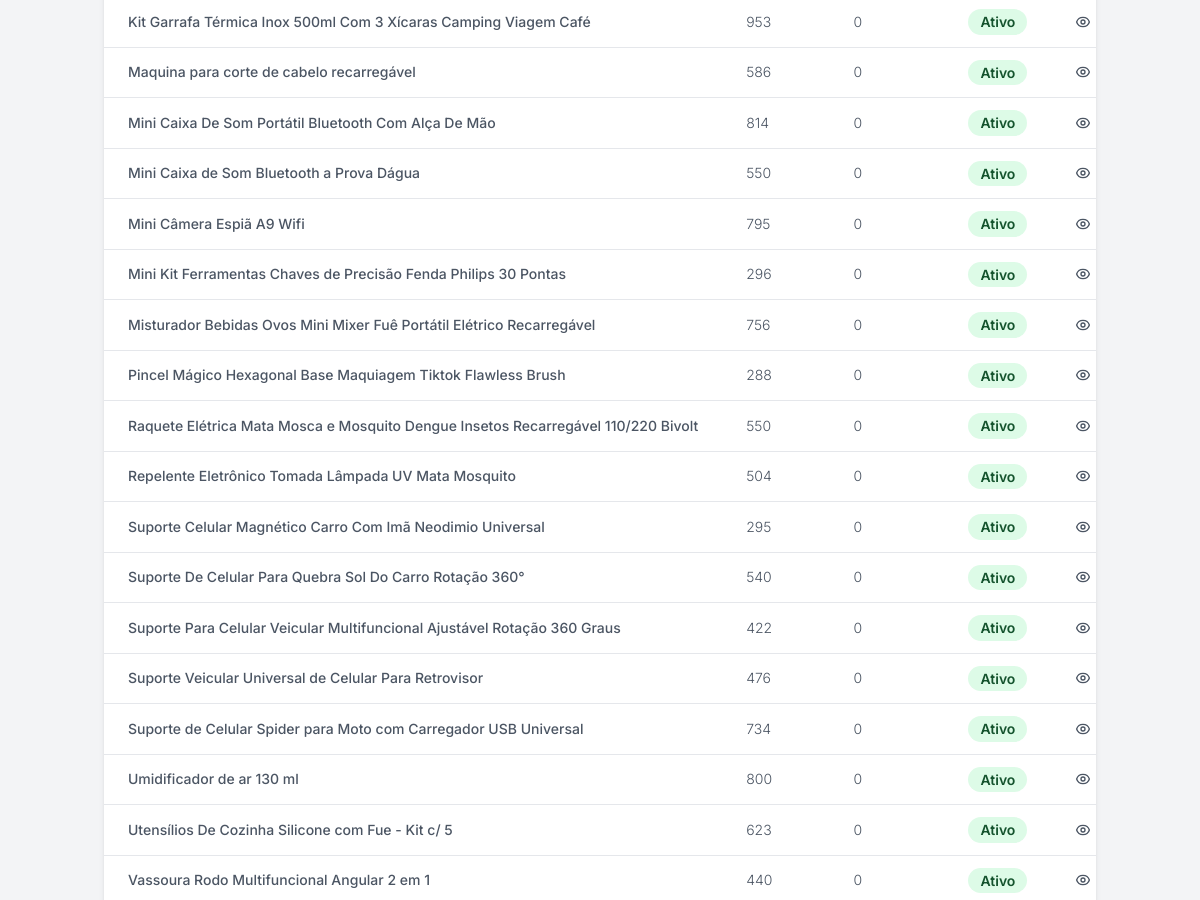
The page /products/ (signed in, middle part) on the database as committed earlier.
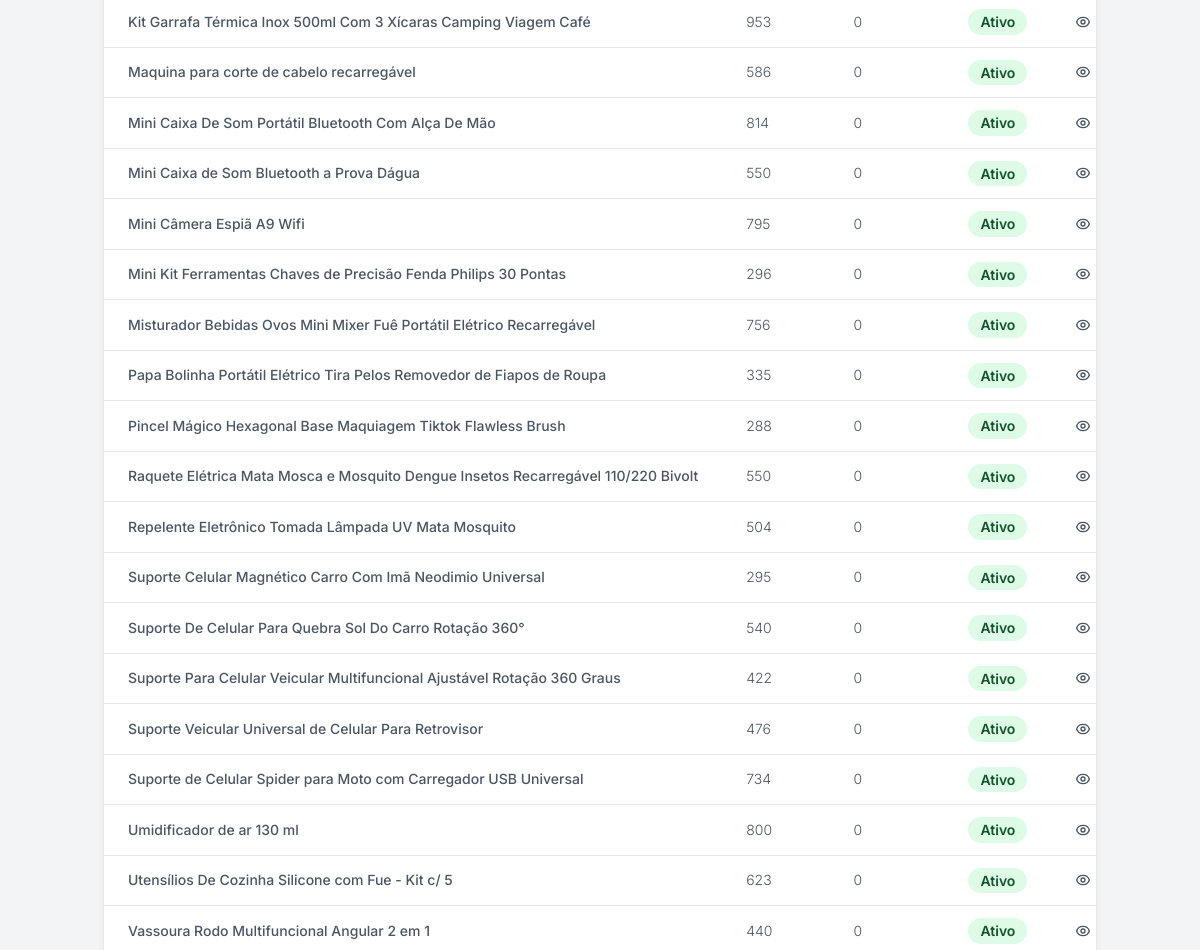
The same page on the database as committed later.
### core/models.py (models this page shows, shortened)
class Produto(models.Model):
    nome = models.CharField(max_length=200)
    descricao = models.TextField(blank=True, null=True)
    pontos_necessarios = models.IntegerField(default=0)
    estoque = models.IntegerField(default=0)
    ativo = models.BooleanField(default=True)
    data_criacao = models.DateTimeField(auto_now_add=True)
    data_atualizacao = models.DateTimeField(auto_now=True)
    class Meta:
        verbose_name = "Produto"
        verbose_name_plural = "Produtos"
        ordering = ["nome"]

### core/views.py (the view)
# urls.py: path("products/", views.product_list, name="products_list"),
@login_required
def product_list(request):
    products = Produto.objects.all().order_by("nome")
    context = {"products": products}
    return render(request, "products/product_list.html", context)

### core/templates/products/product_list.html (shortened to what this page needs)
{% load static %}
<!DOCTYPE html>
<html lang="pt-br">
<head>
    <link rel="stylesheet" href="{% static 'css/output.css' %}">
    <link rel="stylesheet" href="https://cdnjs.cloudflare.com/ajax/libs/font-awesome/6.5.1/css/all.min.css">
</head>
<body class="bg-gray-100 font-inter antialiased text-gray-800">
    <div class="container mx-auto px-4 py-8">
    {% if products %}
        <div class="bg-white shadow-md rounded-lg overflow-hidden">
            <table class="min-w-full leading-normal">
                <tbody class="text-gray-600 text-sm font-light">
                    {% for product in products %}
                        <tr class="border-b border-gray-200 hover:bg-gray-100">
                            <td class="py-3 px-6 text-left whitespace-nowrap">
                                <div class="flex items-center">
                                    <span class="font-medium">{{ product.nome }}</span>
                                </div>
                            </td>
                            <td class="py-3 px-6 text-left">
                                {{ product.pontos_necessarios }}
                            </td>
                            <td class="py-3 px-6 text-left">
                                {{ product.estoque }}
                            </td>
                            <td class="py-3 px-6 text-left">
                                {% if product.ativo %}
                                    <span class="relative inline-block px-3 py-1 font-semibold text-green-900 leading-tight">
                                        <span aria-hidden="true" class="absolute inset-0 bg-green-200 opacity-50 rounded-full"></span>
                                        <span class="relative">Ativo</span>
                                    </span>
                                {% else %}
                                    <span class="relative inline-block px-3 py-1 font-semibold text-red-900 leading-tight">
                                        <span aria-hidden="true" class="absolute inset-0 bg-red-200 opacity-50 rounded-full"></span>
                                        <span class="relative">Inativo</span>
                                    </span>
                                {% endif %}
                            </td>
                            <td class="py-3 px-6 text-center">
                                <div class="flex item-center justify-center">
                                    <a href="#" class="w-4 mr-2 transform hover:text-[#DB0020] hover:scale-110">
                                    </a>
                                </div>
                            </td>
                        </tr>
                    {% endfor %}
                </tbody>
            </table>
        </div>
    {% else %}
        <p class="text-center text-lg text-gray-600 mt-10">Nenhum produto cadastrado ainda. <a href="#" class="text-[#DB0020] hover:underline">Adicione o primeiro!</a></p>
    {% endif %}
</div>
</body>
</html>

Rows that differ between the two databases and show on the page:
added Produto: nome "Papa Bolinha Portátil Elétrico Tira Pelos Removedor de Fiapos de Roupa", pontos_necessarios "335", estoque "0", ativo True (drawn)
